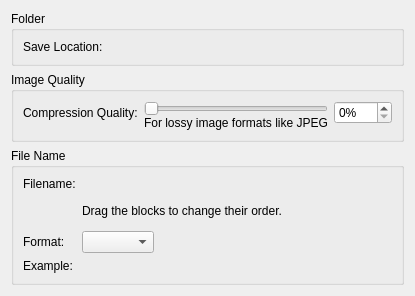
<?xml version="1.0" encoding="UTF-8"?>
<ui version="4.0">
 <class>ImageSaveOptions</class>
 <widget class="QWidget" name="ImageSaveOptions">
  <layout class="QVBoxLayout" name="mainLayout">
   <item>
    <widget class="QGroupBox" name="locationGroup">
     <property name="title">
      <string>Folder</string>
     </property>
     <layout class="QFormLayout" name="locationLayout">
      <item row="0" column="0">
       <widget class="QLabel" name="saveLocationLabel">
        <property name="text">
         <string>Save Location:</string>
        </property>
        <property name="buddy">
         <cstring>kcfg_imageSaveLocation</cstring>
        </property>
       </widget>
      </item>
      <item row="0" column="1">
       <widget class="FolderRequester" name="kcfg_imageSaveLocation"/>
      </item>
     </layout>
    </widget>
   </item>
   <item>
    <widget class="QGroupBox" name="qualityGroup">
     <property name="title">
      <string>Image Quality</string>
     </property>
     <layout class="QFormLayout" name="qualityLayout">
      <item row="0" column="0">
       <widget class="QLabel" name="qualityLabel">
        <property name="text">
         <string>Compression Quality:</string>
        </property>
        <property name="buddy">
         <cstring>qualitySpinner</cstring>
        </property>
       </widget>
      </item>
      <item row="0" column="1">
       <layout class="QHBoxLayout" name="qualityHLayout">
        <item>
         <layout class="QVBoxLayout" name="qualityVLayout">
          <property name="spacing">
           <number>0</number>
          </property>
          <item>
           <widget class="QSlider" name="kcfg_imageCompressionQuality">
            <property name="maximum">
             <number>100</number>
            </property>
            <property name="orientation">
             <enum>Qt::Horizontal</enum>
            </property>
           </widget>
          </item>
          <item alignment="Qt::AlignTop">
           <widget class="QLabel" name="imageCompressionQualityHelpLable">
            <property name="text">
             <string>For lossy image formats like JPEG</string>
            </property>
           </widget>
          </item>
         </layout>
        </item>
        <item alignment="Qt::AlignTop">
         <widget class="QSpinBox" name="qualitySpinner">
          <property name="suffix">
           <string>%</string>
          </property>
          <property name="maximum">
           <number>100</number>
          </property>
         </widget>
        </item>
       </layout>
      </item>
     </layout>
    </widget>
   </item>
   <item>
    <widget class="QGroupBox" name="filenameGroup">
     <property name="title">
      <string>File Name</string>
     </property>
     <layout class="QFormLayout" name="filenameLayout">
      <item row="0" column="0">
       <widget class="QLabel" name="filenameLabel">
        <property name="text">
         <string>Filename:</string>
        </property>
        <property name="alignment">
         <set>Qt::AlignLeft|Qt::AlignTop</set>
        </property>
       </widget>
      </item>
      <item row="0" column="1">
       <widget class="FilenameTemplateEditor" name="kcfg_imageFilenameTemplate"/>
      </item>
      <item row="1" column="1">
       <widget class="QLabel" name="filenameHint">
        <property name="text">
         <string>Drag the blocks to change their order.</string>
        </property>
        <property name="wordWrap">
         <bool>true</bool>
        </property>
       </widget>
      </item>
      <item row="2" column="0">
       <widget class="QLabel" name="formatLabel">
        <property name="text">
         <string comment="@label:listbox the file format of images">Format:</string>
        </property>
        <property name="buddy">
         <cstring>kcfg_preferredImageFormat</cstring>
        </property>
       </widget>
      </item>
      <item row="2" column="1">
       <widget class="QComboBox" name="kcfg_preferredImageFormat">
        <property name="kcfg_property" stdset="0">
         <!-- This is not a user-visible string but a property name. Don't translate it. -->
         <string notr="true">currentText</string>
        </property>
        <property name="sizePolicy">
         <sizepolicy hsizetype="Fixed" vsizetype="Fixed">
          <horstretch>0</horstretch>
          <verstretch>0</verstretch>
         </sizepolicy>
        </property>
       </widget>
      </item>
      <item row="3" column="0">
       <widget class="QLabel" name="PreviewLabel">
        <property name="text">
         <string comment="@label an example of the file name">Example:</string>
        </property>
       </widget>
      </item>
      <item row="3" column="1">
       <widget class="QLabel" name="preview">
        <property name="text">
         <string/>
        </property>
        <property name="textInteractionFlags">
         <set>Qt::TextSelectableByMouse</set>
        </property>
       </widget>
      </item>
     </layout>
    </widget>
   </item>
   <item>
    <spacer name="bottomSpacer">
     <property name="orientation">
      <enum>Qt::Vertical</enum>
     </property>
     <property name="sizeHint" stdset="0">
      <size>
       <width>0</width>
       <height>0</height>
      </size>
     </property>
    </spacer>
   </item>
  </layout>
 </widget>
 <customwidgets>
  <customwidget>
   <class>FolderRequester</class>
   <extends>QWidget</extends>
   <header>Gui/SettingsDialog/FolderRequester.h</header>
  </customwidget>
  <customwidget>
   <class>FilenameTemplateEditor</class>
   <extends>QWidget</extends>
   <header>Gui/SettingsDialog/FilenameTemplateEditor.h</header>
  </customwidget>
 </customwidgets>
 <resources/>
 <connections>
  <connection>
   <sender>kcfg_imageCompressionQuality</sender>
   <signal>valueChanged(int)</signal>
   <receiver>qualitySpinner</receiver>
   <slot>setValue(int)</slot>
   <hints>
    <hint type="sourcelabel">
     <x>20</x>
     <y>20</y>
    </hint>
    <hint type="destinationlabel">
     <x>20</x>
     <y>20</y>
    </hint>
   </hints>
  </connection>
  <connection>
   <sender>qualitySpinner</sender>
   <signal>valueChanged(int)</signal>
   <receiver>kcfg_imageCompressionQuality</receiver>
   <slot>setValue(int)</slot>
   <hints>
    <hint type="sourcelabel">
     <x>20</x>
     <y>20</y>
    </hint>
    <hint type="destinationlabel">
     <x>20</x>
     <y>20</y>
    </hint>
   </hints>
  </connection>
 </connections>
</ui>
